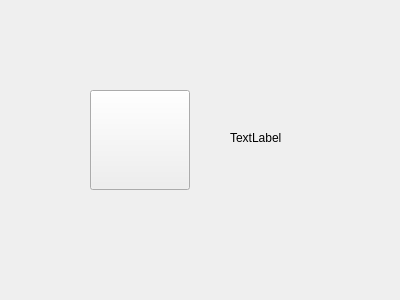
<?xml version="1.0" encoding="UTF-8"?>
<ui version="4.0">
 <class>Widget</class>
 <widget class="QWidget" name="Widget">
  <property name="geometry">
   <rect>
    <x>0</x>
    <y>0</y>
    <width>400</width>
    <height>300</height>
   </rect>
  </property>
  <property name="windowTitle">
   <string>Widget</string>
  </property>
  <widget class="QPushButton" name="pushButton">
   <property name="geometry">
    <rect>
     <x>90</x>
     <y>90</y>
     <width>100</width>
     <height>100</height>
    </rect>
   </property>
   <property name="autoFillBackground">
    <bool>false</bool>
   </property>
   <property name="text">
    <string/>
   </property>
   <property name="iconSize">
    <size>
     <width>100</width>
     <height>100</height>
    </size>
   </property>
   <property name="flat">
    <bool>false</bool>
   </property>
  </widget>
  <widget class="QLabel" name="label">
   <property name="geometry">
    <rect>
     <x>230</x>
     <y>130</y>
     <width>72</width>
     <height>15</height>
    </rect>
   </property>
   <property name="text">
    <string>TextLabel</string>
   </property>
  </widget>
 </widget>
 <layoutdefault spacing="6" margin="11"/>
 <resources/>
 <connections/>
</ui>
